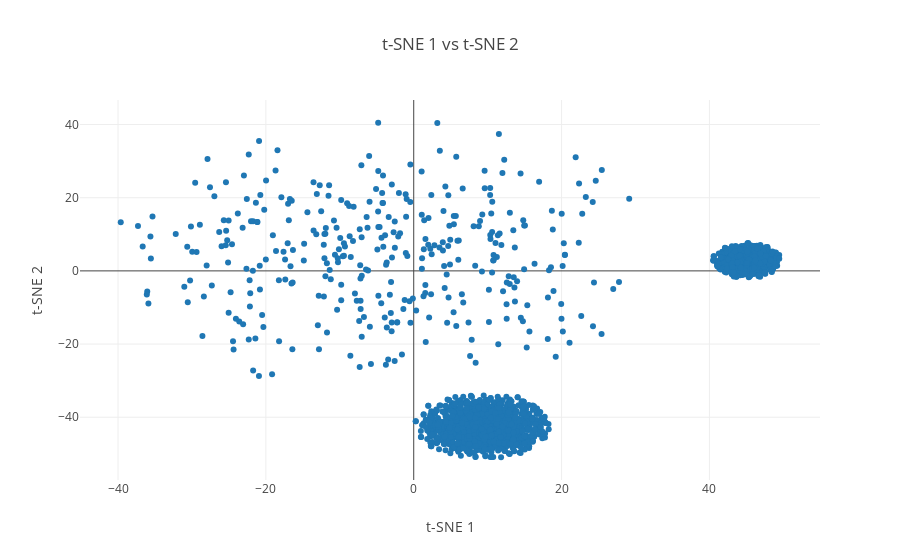

The code cell stored with this chart in its notebook:
### Code cell
### Use TSNE to see the distribution of the word embedding result to explore the reason of different accuracy.
plot_words(lstm_tsne_embds, 0, 2000, 1)

### Figure 1 — Plotly figure (JSON) as saved in the notebook; plotly's stock layout.template omitted (floating-point values rounded to 4 significant figures; data arrays with more than 128 entries replaced by an {"elided": "..."} marker saying what was removed)
{"data": [{"mode": "markers", "text": {"elided": "2000 str values"}, "type": "scatter", "uid": "676e0128-44ae-4400-97df-c837d6a7a413", "x": {"elided": "2000 float values"}, "y": {"elided": "2000 float values"}}], "layout": {"hovermode": "closest", "title": "t-SNE 1 vs t-SNE 2", "xaxis": {"title": "t-SNE 1"}, "yaxis": {"title": "t-SNE 2"}}}
